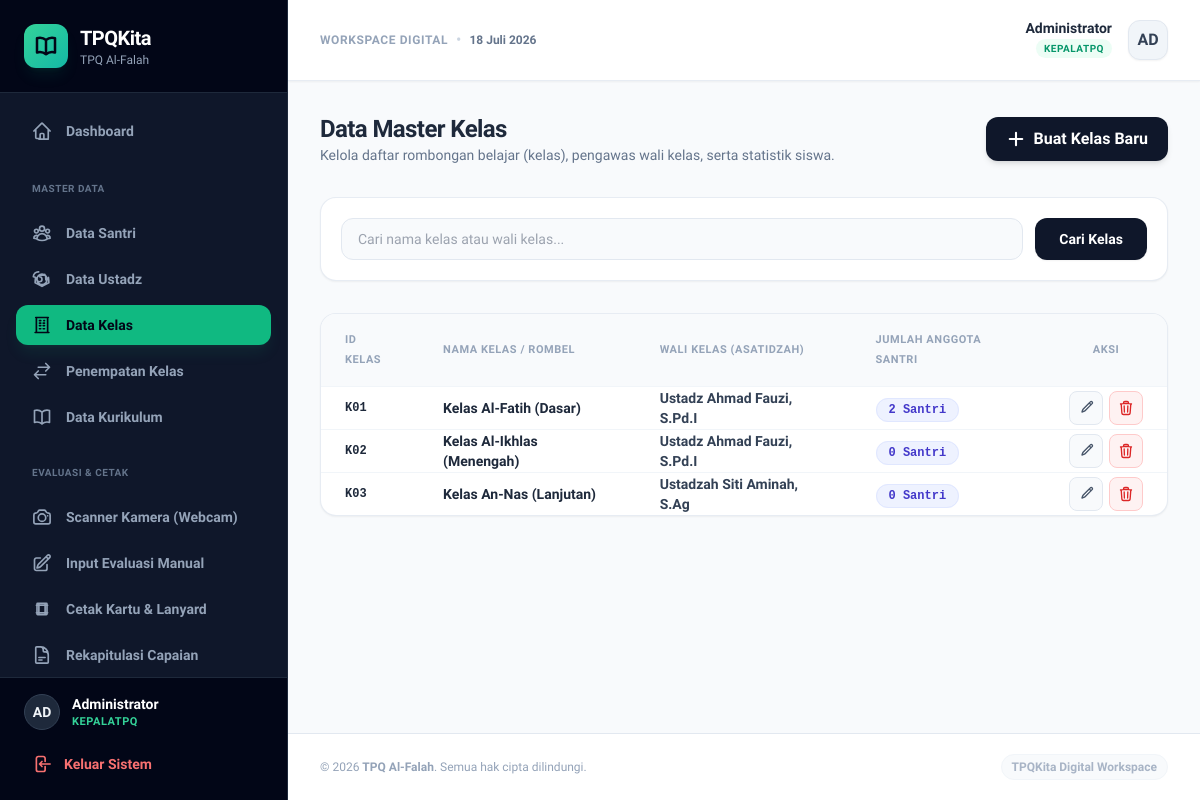
Screenshot of /tpqkita-php/kelas.php (signed in) with the database file from the repository.
### tables this page shows
CREATE TABLE IF NOT EXISTS tpq_identity (
  id INT PRIMARY KEY AUTO_INCREMENT,
  name VARCHAR(150) NOT NULL,
  address TEXT,
  phone VARCHAR(50),
  logo LONGTEXT,  
  footer_text VARCHAR(255),
  created_at TIMESTAMP DEFAULT CURRENT_TIMESTAMP,
  updated_at TIMESTAMP DEFAULT CURRENT_TIMESTAMP ON UPDATE CURRENT_TIMESTAMP
);

CREATE TABLE IF NOT EXISTS kelas (
  id VARCHAR(50) PRIMARY KEY,
  name VARCHAR(100) NOT NULL,
  ustadz_id VARCHAR(50),
  created_at TIMESTAMP DEFAULT CURRENT_TIMESTAMP,
  FOREIGN KEY (ustadz_id) REFERENCES ustadz(id) ON DELETE SET NULL
);

CREATE TABLE IF NOT EXISTS ustadz (
  id VARCHAR(50) PRIMARY KEY,
  name VARCHAR(150) NOT NULL,
  username VARCHAR(50) UNIQUE NOT NULL,
  password_hash VARCHAR(255) NOT NULL,
  phone VARCHAR(20),
  subjects VARCHAR(255) NOT NULL,  
  created_at TIMESTAMP DEFAULT CURRENT_TIMESTAMP
);

### tpqkita-php/config.php (called while the page is built, shortened)
<?php
function formatIndoDate($dateString) {
    $months = [
        1 => 'Januari', 'Februari', 'Maret', 'April', 'Mei', 'Juni',
        'Juli', 'Agustus', 'September', 'Oktober', 'November', 'Desember'
    ];
    $time = strtotime($dateString);
    $day = date('j', $time);
    $month = $months[(int)date('n', $time)];
    $year = date('Y', $time);
    return "$day $month $year";
}
?>

### tpqkita-php/kelas.php (the view, shortened to what this page needs)
<?php
require_once 'header.php';
$db = getDB();
$search = isset($_GET['search']) ? trim($_GET['search']) : '';
$queryStr = "
    SELECT k.*, u.name AS nama_ustadz,
           (SELECT COUNT(*) FROM santri s WHERE s.kelas_id = k.id) AS total_santri
    FROM kelas k
    LEFT JOIN ustadz u ON k.ustadz_id = u.id
    WHERE 1=1
";
$params = [];
$queryStr .= " ORDER BY k.name ASC";
$stmt = $db->prepare($queryStr);
$stmt->execute($params);
$kelas_list = $stmt->fetchAll();
?>
<div class="space-y-8 animate-fade-in">
    <div class="flex flex-col sm:flex-row justify-between items-start sm:items-center gap-4">
        <div>
            <h1 class="text-2xl font-black text-slate-800 tracking-tight">Data Master Kelas</h1>
            <p class="text-sm text-slate-500">Kelola daftar rombongan belajar (kelas), pengawas wali kelas, serta statistik siswa.</p>
        </div>
        <button onclick="openAddModal()" class="flex items-center gap-2 bg-slate-900 hover:bg-slate-800 text-white font-bold py-2.5 px-5 rounded-xl transition duration-150 shadow-md">
            <svg xmlns="http://www.w3.org/2000/svg" fill="none" viewBox="0 0 24 24" stroke-width="2.5" stroke="currentColor" class="w-5 h-5">
                <path stroke-linecap="round" stroke-linejoin="round" d="M12 4.5v15m7.5-7.5h-15" />
            </svg>
            Buat Kelas Baru
        </button>
    </div>
    <div class="bg-white border border-slate-200/80 rounded-2xl p-5 shadow-sm">
        <form action="kelas.php" method="GET" class="flex flex-col sm:flex-row gap-3">
            <input type="text" name="search" value="<?php echo htmlspecialchars($search); ?>" placeholder="Cari nama kelas atau wali kelas..."
                   class="flex-1 bg-slate-50 border border-slate-200 rounded-xl px-4 py-2.5 text-sm focus:outline-none focus:ring-2 focus:ring-emerald-500/20 focus:border-emerald-500 text-slate-700">
            <button type="submit" class="bg-slate-900 hover:bg-slate-800 text-white font-bold py-2.5 px-6 rounded-xl text-sm transition duration-150 shadow-sm">
                Cari Kelas
            </button>
        </form>
    </div>
    <div class="bg-white border border-slate-200/80 rounded-2xl shadow-sm overflow-hidden">
        <div class="overflow-x-auto">
            <table class="w-full text-left text-sm text-slate-600 border-collapse">
                <thead>
                    <tr class="bg-slate-50 border-b border-slate-100 text-[11px] font-bold text-slate-400 uppercase tracking-wider">
                        <th class="py-4 px-6">ID Kelas</th>
                        <th class="py-4 px-6">Nama Kelas / Rombel</th>
                        <th class="py-4 px-6">Wali Kelas (Asatidzah)</th>
                        <th class="py-4 px-6">Jumlah Anggota Santri</th>
                        <th class="py-4 px-6 text-center">Aksi</th>
                    </tr>
                </thead>
                <tbody class="divide-y divide-slate-100 font-medium">
                    <?php if (empty($kelas_list)): ?>
                        <tr>
                            <td colspan="5" class="py-12 text-center text-slate-400">Tidak ada rombongan belajar ditemukan.</td>
                        </tr>
                    <?php else: ?>
                        <?php foreach ($kelas_list as $k): ?>
                            <tr class="hover:bg-slate-50/50 transition-colors duration-150 text-slate-700">
                                <td class="py-4.5 px-6 font-mono text-xs font-bold text-slate-800">
                                    <?php echo htmlspecialchars($k['id']); ?>
                                </td>
                                <td class="py-4.5 px-6 font-bold text-slate-800">
                                    <?php echo htmlspecialchars($k['name']); ?>
                                </td>
                                <td class="py-4.5 px-6">
                                    <?php if ($k['nama_ustadz']): ?>
                                        <span class="font-bold text-slate-700"><?php echo htmlspecialchars($k['nama_ustadz']); ?></span>
                                    <?php else: ?>
                                        <span class="text-xs text-slate-400 italic">Belum ditentukan</span>
                                    <?php endif; ?>
                                </td>
                                <td class="py-4.5 px-6">
                                    <span class="text-xs font-bold text-indigo-700 bg-indigo-50 border border-indigo-100 px-3 py-1 rounded-full font-mono"><?php echo $k['total_santri']; ?> Santri</span>
                                </td>
                                <td class="py-4.5 px-6 text-center">
                                    <div class="flex items-center justify-center gap-1.5">
                                        <button onclick='openEditModal(<?php echo json_encode($k); ?>)'
                                                class="p-2 bg-slate-50 hover:bg-slate-100 border border-slate-200 text-slate-600 hover:text-slate-800 rounded-lg transition-colors duration-150"
                                                title="Edit Kelas">
                                        </button>
                                        <a href="kelas.php?delete=<?php echo $k['id']; ?>"
                                           onclick="return confirm('Apakah Anda yakin ingin menghapus kelas ini? Keanggotaan santri akan di-set kosong.')"
                                           class="p-2 bg-red-50 hover:bg-red-100 border border-red-200 text-red-600 hover:text-red-700 rounded-lg transition-colors duration-150"
                                           title="Hapus Kelas">
                                        </a>
                                    </div>
                                </td>
                            </tr>
                        <?php endforeach; ?>
                    <?php endif; ?>
                </tbody>
            </table>
        </div>
    </div>
</div>
<?php
require_once 'footer.php';
?>

### tpqkita-php/header.php (shortened to what this page needs)
<?php
require_once 'config.php';
$tpq_name = 'TPQ Al-Falah';
try {
    $db = getDB();
    $stmtId = $db->query("SELECT name, footer_text FROM tpq_identity LIMIT 1");
    $identity = $stmtId->fetch();
    if ($identity) {
        $tpq_name = $identity['name'];
        $tpq_footer = $identity['footer_text'];
    }
} catch (Exception $e) {
}
$role = $_SESSION['role'];
$user_name = $_SESSION['name'];
function isPageActive($pageName) {
    $current = basename($_SERVER['PHP_SELF']);
    return $current === $pageName;
}
?>
<!DOCTYPE html>
<html lang="id" class="h-full bg-slate-50 text-slate-950">
<head>
    <script src="https://cdn.tailwindcss.com"></script>
</head>
<body class="h-full flex flex-col md:flex-row bg-slate-50 text-slate-800">
    <aside id="sidebar-drawer" class="hidden md:flex flex-col w-72 bg-slate-900 border-r border-slate-800 text-slate-300 h-screen sticky top-0 shrink-0 z-40 no-print transition-all duration-300">
        <div class="p-6 border-b border-slate-800 flex items-center gap-3 bg-slate-950">
            <div class="w-11 h-11 bg-gradient-to-br from-emerald-400 to-teal-500 text-slate-950 rounded-xl flex items-center justify-center shadow-lg shadow-emerald-500/10">
            </div>
            <div>
                <span class="font-extrabold text-xl text-white tracking-tight">TPQKita</span>
                <span class="text-xs text-slate-400 block max-w-[160px] truncate"><?php echo $tpq_name; ?></span>
            </div>
        </div>
        <nav class="flex-1 p-4 space-y-1.5 overflow-y-auto">
            <a href="index.php" class="flex items-center gap-3.5 px-4 py-3 rounded-xl text-sm font-semibold transition duration-150 <?php echo isPageActive('index.php') ? 'bg-emerald-500 text-slate-950 shadow-lg shadow-emerald-500/10' : 'hover:bg-slate-800 hover:text-white text-slate-400'; ?>">
                Dashboard
            </a>
            <?php if (in_array($role, ['Walikelas', 'KepalaTPQ'])): ?>
                <div class="pt-4 pb-2 px-4">
                    <span class="text-[10px] font-bold uppercase tracking-wider text-slate-500">Master Data</span>
                </div>
                <a href="santri.php" class="flex items-center gap-3.5 px-4 py-2.5 rounded-xl text-sm font-semibold transition duration-150 <?php echo isPageActive('santri.php') ? 'bg-emerald-500 text-slate-950 shadow-lg shadow-emerald-500/10' : 'hover:bg-slate-800 hover:text-white text-slate-400'; ?>">
                    Data Santri
                </a>
                <a href="ustadz.php" class="flex items-center gap-3.5 px-4 py-2.5 rounded-xl text-sm font-semibold transition duration-150 <?php echo isPageActive('ustadz.php') ? 'bg-emerald-500 text-slate-950 shadow-lg shadow-emerald-500/10' : 'hover:bg-slate-800 hover:text-white text-slate-400'; ?>">
                    Data Ustadz
                </a>
                <a href="kelas.php" class="flex items-center gap-3.5 px-4 py-2.5 rounded-xl text-sm font-semibold transition duration-150 <?php echo isPageActive('kelas.php') ? 'bg-emerald-500 text-slate-950 shadow-lg shadow-emerald-500/10' : 'hover:bg-slate-800 hover:text-white text-slate-400'; ?>">
                    Data Kelas
                </a>
                <a href="penempatan.php" class="flex items-center gap-3.5 px-4 py-2.5 rounded-xl text-sm font-semibold transition duration-150 <?php echo isPageActive('penempatan.php') ? 'bg-emerald-500 text-slate-950 shadow-lg shadow-emerald-500/10' : 'hover:bg-slate-800 hover:text-white text-slate-400'; ?>">
                    <svg xmlns="http://www.w3.org/2000/svg" fill="none" viewBox="0 0 24 24" stroke-width="2" stroke="currentColor" class="w-5 h-5">
                        <path stroke-linecap="round" stroke-linejoin="round" d="M7.5 21 3 16.5m0 0L7.5 12M3 16.5h13.5m0-13.5L21 7.5m0 0L16.5 12M21 7.5H7.5" />
                    </svg>
                    Penempatan Kelas
                </a>
                <a href="kurikulum.php" class="flex items-center gap-3.5 px-4 py-2.5 rounded-xl text-sm font-semibold transition duration-150 <?php echo isPageActive('kurikulum.php') ? 'bg-emerald-500 text-slate-950 shadow-lg shadow-emerald-500/10' : 'hover:bg-slate-800 hover:text-white text-slate-400'; ?>">
                    Data Kurikulum
                </a>
            <?php endif; ?>
            <div class="pt-4 pb-2 px-4">
                <span class="text-[10px] font-bold uppercase tracking-wider text-slate-500">Evaluasi &amp; Cetak</span>
            </div>
            <?php if ($role !== 'OrangTua'): ?>
                <a href="scanner.php" class="flex items-center gap-3.5 px-4 py-2.5 rounded-xl text-sm font-semibold transition duration-150 <?php echo isPageActive('scanner.php') ? 'bg-emerald-500 text-slate-950 shadow-lg shadow-emerald-500/10' : 'hover:bg-slate-800 hover:text-white text-slate-400'; ?>">
                    Scanner Kamera (Webcam)
                </a>
                <a href="evaluasi.php" class="flex items-center gap-3.5 px-4 py-2.5 rounded-xl text-sm font-semibold transition duration-150 <?php echo isPageActive('evaluasi.php') ? 'bg-emerald-500 text-slate-950 shadow-lg shadow-emerald-500/10' : 'hover:bg-slate-800 hover:text-white text-slate-400'; ?>">
                    Input Evaluasi Manual
                </a>
            <?php endif; ?>
            <a href="cetak_kartu.php" class="flex items-center gap-3.5 px-4 py-2.5 rounded-xl text-sm font-semibold transition duration-150 <?php echo isPageActive('cetak_kartu.php') ? 'bg-emerald-500 text-slate-950 shadow-lg shadow-emerald-500/10' : 'hover:bg-slate-800 hover:text-white text-slate-400'; ?>">
                Cetak Kartu &amp; Lanyard
            </a>
            <a href="rekapitulasi.php" class="flex items-center gap-3.5 px-4 py-2.5 rounded-xl text-sm font-semibold transition duration-150 <?php echo isPageActive('rekapitulasi.php') ? 'bg-emerald-500 text-slate-950 shadow-lg shadow-emerald-500/10' : 'hover:bg-slate-800 hover:text-white text-slate-400'; ?>">
                Rekapitulasi Capaian
            </a>
        </nav>
        <div class="p-4 border-t border-slate-800 bg-slate-950">
            <div class="flex items-center gap-3 mb-3.5 px-2">
                <div class="w-9 h-9 bg-slate-800 rounded-full flex items-center justify-center font-bold text-slate-100 uppercase text-sm border border-slate-700">
                    <?php echo substr($user_name, 0, 2); ?>
                </div>
                <div class="min-w-0">
                    <span class="block text-sm font-bold text-white truncate"><?php echo $user_name; ?></span>
                    <span class="block text-[11px] font-semibold text-emerald-400 uppercase tracking-wider"><?php echo $role; ?></span>
                </div>
            </div>
            <a href="logout.php" class="flex items-center gap-3 px-4 py-2.5 rounded-xl text-sm font-bold text-red-400 hover:bg-red-500/10 hover:text-red-300 transition duration-150">
                Keluar Sistem
            </a>
        </div>
    </aside>
    <main class="flex-1 flex flex-col min-w-0 overflow-y-auto min-h-screen">
        <header class="hidden md:flex items-center justify-between px-8 py-5 bg-white border-b border-slate-200/80 shadow-sm z-10 no-print">
            <div class="flex items-center gap-2">
                <span class="text-xs text-slate-400 font-semibold uppercase tracking-wider">Workspace Digital</span>
                <span class="text-slate-300">&bull;</span>
                <span class="text-xs text-slate-500 font-bold"><?php echo formatIndoDate(date('Y-m-d')); ?></span>
            </div>
            <div class="flex items-center gap-4">
                <div class="text-right">
                    <span class="block text-sm font-bold text-slate-800 leading-none"><?php echo $user_name; ?></span>
                    <span class="text-[10px] font-extrabold text-emerald-600 bg-emerald-50 px-2 py-0.5 rounded-full uppercase tracking-wider inline-block mt-1"><?php echo $role; ?></span>
                </div>
                <div class="w-10 h-10 bg-slate-100 border border-slate-200 text-slate-700 font-bold rounded-xl flex items-center justify-center uppercase shadow-sm">
                    <?php echo substr($user_name, 0, 2); ?>
                </div>
            </div>
        </header>
        <div class="p-4 md:p-8 flex-1">

### tpqkita-php/footer.php (shortened to what this page needs)
        </div>
        <footer class="mt-auto px-8 py-5 border-t border-slate-200 bg-white text-center text-xs text-slate-400 no-print flex flex-col sm:flex-row justify-between items-center gap-2">
            <span>&copy; <?php echo date('Y'); ?> <strong><?php echo htmlspecialchars($tpq_name); ?></strong>. Semua hak cipta dilindungi.</span>
            <span class="font-semibold text-slate-400/80 bg-slate-50 px-2.5 py-1 rounded-full border border-slate-100"><?php echo htmlspecialchars($tpq_footer); ?></span>
        </footer>
    </main>
</body>
</html>

### tpqkita-php/header.php (style rules this page uses)
body { font-family: 'Plus Jakarta Sans', sans-serif; }

### rows the page displays
tpq_identity: name "TPQ Al-Falah", footer_text "TPQKita Digital Workspace"
kelas: id "K01", name "Kelas Al-Fatih (Dasar)", ustadz.name "Ustadz Ahmad Fauzi, S.Pd.I", total_santri "2"
kelas: id "K02", name "Kelas Al-Ikhlas (Menengah)", ustadz.name "Ustadz Ahmad Fauzi, S.Pd.I", total_santri "0"
kelas: id "K03", name "Kelas An-Nas (Lanjutan)", ustadz.name "Ustadzah Siti Aminah, S.Ag", total_santri "0"

### other values shown
substr($user_name, 0, 2) "AD"
$user_name "Administrator"
$role "KEPALATPQ"
